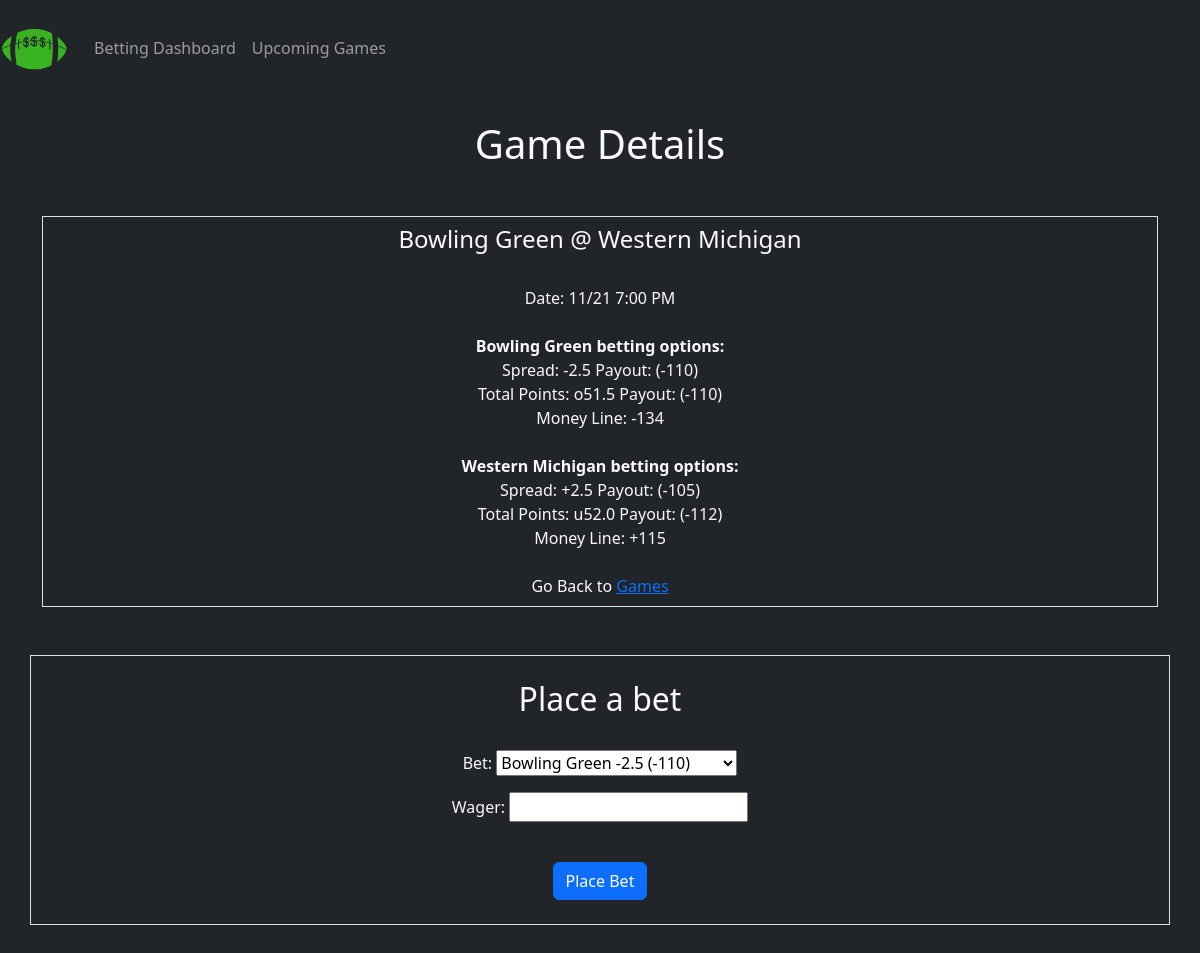
Page /games/game_details/1 (signed in) on the committed database.
### simulator/models.py (models this page shows)
class Game(models.Model):
    teams = models.CharField(max_length=200)
    game_date_time = models.CharField(max_length=200)
    team_away = models.CharField(max_length=200)
    team_home = models.CharField(max_length=200)
    spread_away = models.CharField(max_length=10)
    spread_away_payout = models.CharField(max_length=10)
    spread_home = models.CharField(max_length=10)
    spread_home_payout = models.CharField(max_length=10)
    total_points_away = models.CharField(max_length=10)
    total_points_away_payout = models.CharField(max_length=10)
    total_points_home = models.CharField(max_length=10)
    total_points_home_payout = models.CharField(max_length=10)
    money_line_away = models.CharField(max_length=10)
    money_line_home = models.CharField(max_length=10)

### simulator/views.py (the view)
# urls.py: path('game_details/<int:id>', views.game_details, name='game_details'),
def game_details(request, id):
    game = Game.objects.get(id=id)
    template = loader.get_template('game_details.html')
    if request.method == 'POST':
        user_bank = UserStats.objects.filter(user=request.user)[0].bank
    if request.method == 'POST' and float(BetForm(request.POST, game=game).data['wager']) < user_bank:
        form = BetForm(request.POST, game=game)
        bet = form.data['bet']
        wager = form.data['wager']
        user = request.user
        match = f'{game.team_away} vs. {game.team_home}'
        if 'ML' in bet:
            bet_type = 'ML'
            bet_team = bet.split('ML', 1)[0].strip()
            if bet_team == game.team_away:
                bet_payout = game.money_line_away
            else:
                bet_payout = game.money_line_home
            if '+' in bet_payout:
                bet_payout = int(bet_payout[1:]) * (int(wager) / 100) + int(wager)
            else:
                bet_payout = 100 * (int(wager) / int(bet_payout[1:])) + int(wager)
            bet_date = game.game_date_time
            bet_spread = 'None'
        elif 'Total points' in bet:
            bet_type = 'TP'
            if 'u' in bet:
                bet_team = game.team_away
            else:
                bet_team = game.team_home
            bet_payout = bet[bet.find("(")+1:bet.find(")")]
            bet_payout = 100 * (int(wager) / int(bet_payout[1:])) + int(wager)
            bet_date = game.game_date_time
            bet_spread = game.total_points_away[1:]
        else:
            bet_type = 'spread'
            bet_team = bet.split('-|\\+')[0]
            if bet_team == game.team_away:
                bet_spread = game.spread_away
            else:
                bet_spread = game.spread_home
            bet_payout = bet[bet.find("(")+1:bet.find(")")]
            bet_payout = 100 * (int(wager) / int(bet_payout[1:])) + int(wager)
            bet_date = game.game_date_time
        bet_payout = '{0:.2f}'.format(bet_payout)
        new_bet = PlacedBet(user=user, match=match, bet=bet, wager=wager, bet_type=bet_type, bet_team=bet_team,
                            bet_payout=bet_payout, bet_spread=bet_spread, bet_date=bet_date)
        new_bet.save()
        us_update = UserStats.objects.filter(user=user)[0]
        us_update.bank = us_update.bank - int(wager)
        us_update.save()
        return HttpResponseRedirect(reverse('simulator'))
    else:
        form = BetForm(game=game)
        context = {
            'game': game,
            'form': form,
        }
        return HttpResponse(template.render(context, request))

### simulator/templates/game_details.html (shortened to what this page needs)
{% load static %}
<!DOCTYPE html>
<html>
<head>
    <link href="https://cdn.jsdelivr.net/npm/bootstrap@5.3.2/dist/css/bootstrap.min.css" rel="stylesheet"
>
</head>
<body class="bg-dark">
    <nav class="navbar navbar-expand-lg navbar-dark bg-dark">
      <a class="navbar-brand" href="{% url 'home' %}">
          <img src="{% static 'img/logo.png' %}" class="img-bg-dark" width="70" height="70">
      </a>
      <div class="collapse navbar-collapse" id="navbarSupportedContent">
        <ul class="navbar-nav mr-auto text-light">
          <li class="nav-item active">
            <a class="nav-link" href="/games/user_dashboard/">Betting Dashboard</a>
          </li>
          <li class="nav-item">
            <a class="nav-link" href="#">Upcoming Games</a>
          </li>
        </ul>
      </div>
    </nav>
{% block content %}
{% if user.is_authenticated %}
<br>
<h1 class="text-center text-light">Game Details</h1>
    <div class="container my-5 text-center">
        <div class="game p-2 border bg-dark text-light">
            <div class="col-12 text-center">
                <h4>{{ game.team_away }} @ {{ game.team_home }}</h4>
            </div>
            <br>
            <div class="col-12">Date: {{ game.game_date_time }}</div>
            <br>
            <div class="col-12">
                <strong>{{ game.team_away }} betting options:</strong>
            </div>
            <div class="col-12">    Spread: {{ game.spread_away }}      Payout: {{ game.spread_away_payout }}</div>
            <div class="col-12">    Total Points: {{ game.total_points_away }}      Payout: {{ game.total_points_away_payout }}</div>
            <div class="col-12">    Money Line: {{ game.money_line_away }}</div>
            <br>
            <div class="col-12">
                <strong>{{ game.team_home }} betting options:</strong>
            </div>
            <div class="col-12">Spread: {{ game.spread_home }}       Payout: {{ game.spread_home_payout }}</div>
            <div class="col-12">Total Points: {{ game.total_points_home }}       Payout: {{ game.total_points_home_payout }}</div>
            <div class="col-12">Money Line: {{ game.money_line_home }}</div>
            <br>
            <div>Go Back to <a href="/games">Games</a></div>
        </div>
    </div>
    <div class="container text-light border my-5">
        <br>
      <h2 class="text-center">Place a bet</h2>
      <br/>
        <form method='post' action="" class="text-center">
            {{ form.as_p }}
            <br/>
            <div class="text-center">
                <input type='submit' value='Place Bet' class="btn btn-primary">
            </div>
            <br>
        </form>
     </div>
{% else %}
  <p>You are not logged in</p>
  <a href="{% url 'login' %}">Log In</a>
  <br><br>
  <a href="{% url 'signup'%}">Create an Account</a>
{% endif %}
{% endblock %}
</body>
</html>

### rows in the picture
Game: team_away "Bowling Green", team_home "Western Michigan", game_date_time "11/21 7:00 PM", spread_away "-2.5", spread_away_payout "(-110)", total_points_away "o51.5", total_points_away_payout "(-110)", money_line_away "-134", spread_home "+2.5", spread_home_payout "(-105)", total_points_home "u52.0", total_points_home_payout "(-112)", money_line_home "+115"
